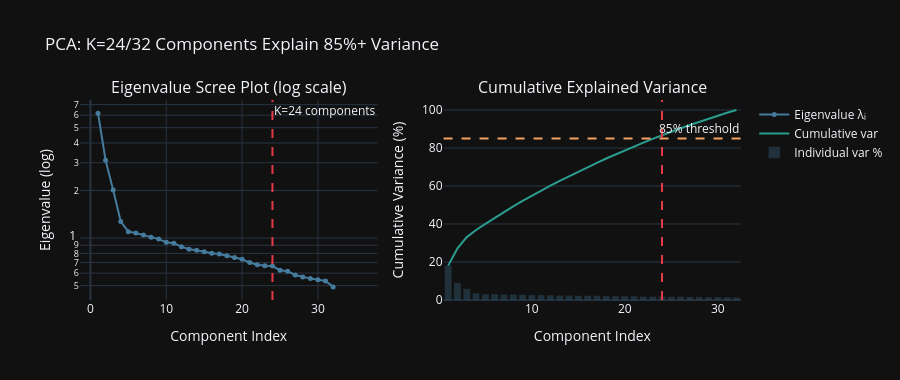

Source (notebook cell):
### Markdown cell above
## Plot 1: PCA Scree Plot & Cumulative Explained Variance

The scree plot identifies the **elbow** — the number of principal components where each additional component contributes marginally less variance. Retaining $K$ components at the 85% explained variance threshold balances:
- **Completeness**: Captures the dominant linear co-movement structure (correlated bid/ask changes across assets)
- **Efficiency**: Leaves only nonlinear residuals for the autoencoder, keeping the neural network small and sub-microsecond

The eigenvalue decay confirms that LOB data has a low-dimensional linear backbone — a critical property enabling the hybrid pipeline.

### Code cell
fig1 = sp.make_subplots(rows=1, cols=2,
    subplot_titles=['Eigenvalue Scree Plot (log scale)', 'Cumulative Explained Variance'])

eigenvalues = pca.explained_variance_
fig1.add_trace(go.Scatter(x=list(range(1, D+1)), y=eigenvalues,
    mode='markers+lines', marker=dict(size=5, color='#457b9d'),
    line=dict(color='#457b9d'), name='Eigenvalue λᵢ'), row=1, col=1)
fig1.add_vline(x=K, line_dash='dash', line_color='#e63946',
    annotation_text=f'K={K} components', row=1, col=1)
fig1.update_yaxes(type='log', title_text='Eigenvalue (log)', row=1, col=1)

fig1.add_trace(go.Scatter(x=list(range(1, D+1)), y=explained_var*100,
    mode='lines', line=dict(color='#2a9d8f', width=2), name='Cumulative var'), row=1, col=2)
fig1.add_hline(y=85, line_dash='dash', line_color='#f4a261',
    annotation_text='85% threshold', row=1, col=2)
fig1.add_vline(x=K, line_dash='dash', line_color='#e63946', row=1, col=2)
fig1.add_trace(go.Bar(x=list(range(1,D+1)), y=pca.explained_variance_ratio_*100,
    marker_color='rgba(69,123,157,0.3)', name='Individual var %'), row=1, col=2)

fig1.update_layout(height=380, title_text=f'PCA: K={K}/{D} Components Explain 85%+ Variance',
    template='plotly_dark')
fig1.update_xaxes(title_text='Component Index', row=1, col=1)
fig1.update_xaxes(title_text='Component Index', row=1, col=2)
fig1.update_yaxes(title_text='Cumulative Variance (%)', row=1, col=2)
fig1.show()

### Figure 1 — Plotly figure (JSON) as saved in the notebook; plotly's stock layout.template omitted (floating-point values rounded to 4 significant figures)
{"data": [{"line": {"color": "#457b9d"}, "marker": {"color": "#457b9d", "size": 5}, "mode": "markers+lines", "name": "Eigenvalue λᵢ", "type": "scatter", "x": [1, 2, 3, 4, 5, 6, 7, 8, 9, 10, 11, 12, 13, 14, 15, 16, 17, 18, 19, 20, 21, 22, 23, 24, 25, 26, 27, 28, 29, 30, 31, 32], "xaxis": "x", "y": [6.181, 3.111, 2.012, 1.273, 1.097, 1.078, 1.045, 1.012, 0.9853, 0.9402, 0.9278, 0.8821, 0.8497, 0.8384, 0.819, 0.802, 0.7926, 0.7726, 0.7533, 0.7347, 0.7001, 0.6779, 0.669, 0.6657, 0.6265, 0.6165, 0.5837, 0.5668, 0.5539, 0.5451, 0.5358, 0.4911], "yaxis": "y"}, {"line": {"color": "#2a9d8f", "width": 2}, "mode": "lines", "name": "Cumulative var", "type": "scatter", "x": [1, 2, 3, 4, 5, 6, 7, 8, 9, 10, 11, 12, 13, 14, 15, 16, 17, 18, 19, 20, 21, 22, 23, 24, 25, 26, 27, 28, 29, 30, 31, 32], "xaxis": "x2", "y": [18.11, 27.22, 33.11, 36.84, 40.06, 43.21, 46.27, 49.24, 52.12, 54.88, 57.6, 60.18, 62.67, 65.12, 67.52, 69.87, 72.19, 74.46, 76.66, 78.82, 80.87, 82.85, 84.81, 86.76, 88.6, 90.4, 92.11, 93.77, 95.4, 96.99, 98.56, 100.0], "yaxis": "y2"}, {"marker": {"color": "rgba(69,123,157,0.3)"}, "name": "Individual var %", "type": "bar", "x": [1, 2, 3, 4, 5, 6, 7, 8, 9, 10, 11, 12, 13, 14, 15, 16, 17, 18, 19, 20, 21, 22, 23, 24, 25, 26, 27, 28, 29, 30, 31, 32], "xaxis": "x2", "y": [18.11, 9.113, 5.894, 3.729, 3.215, 3.156, 3.06, 2.965, 2.886, 2.754, 2.718, 2.584, 2.489, 2.456, 2.399, 2.349, 2.322, 2.263, 2.206, 2.152, 2.051, 1.986, 1.96, 1.95, 1.835, 1.806, 1.71, 1.66, 1.623, 1.597, 1.57, 1.438], "yaxis": "y2"}], "layout": {"annotations": [{"font": {"size": 16}, "showarrow": false, "text": "Eigenvalue Scree Plot (log scale)", "x": 0.225, "xanchor": "center", "xref": "paper", "y": 1, "yanchor": "bottom", "yref": "paper"}, {"font": {"size": 16}, "showarrow": false, "text": "Cumulative Explained Variance", "x": 0.775, "xanchor": "center", "xref": "paper", "y": 1, "yanchor": "bottom", "yref": "paper"}, {"showarrow": false, "text": "K=24 components", "x": 24, "xanchor": "left", "xref": "x", "y": 1, "yanchor": "top", "yref": "y domain"}, {"showarrow": false, "text": "85% threshold", "x": 1, "xanchor": "right", "xref": "x2 domain", "y": 85, "yanchor": "bottom", "yref": "y2"}], "height": 380, "shapes": [{"line": {"color": "#e63946", "dash": "dash"}, "type": "line", "x0": 24, "x1": 24, "xref": "x", "y0": 0, "y1": 1, "yref": "y domain"}, {"line": {"color": "#f4a261", "dash": "dash"}, "type": "line", "x0": 0, "x1": 1, "xref": "x2 domain", "y0": 85, "y1": 85, "yref": "y2"}, {"line": {"color": "#e63946", "dash": "dash"}, "type": "line", "x0": 24, "x1": 24, "xref": "x2", "y0": 0, "y1": 1, "yref": "y2 domain"}], "title": {"text": "PCA: K=24/32 Components Explain 85%+ Variance"}, "xaxis": {"anchor": "y", "domain": [0, 0.45], "title": {"text": "Component Index"}}, "xaxis2": {"anchor": "y2", "domain": [0.55, 1], "title": {"text": "Component Index"}}, "yaxis": {"anchor": "x", "domain": [0, 1], "title": {"text": "Eigenvalue (log)"}, "type": "log"}, "yaxis2": {"anchor": "x2", "domain": [0, 1], "title": {"text": "Cumulative Variance (%)"}}}}
